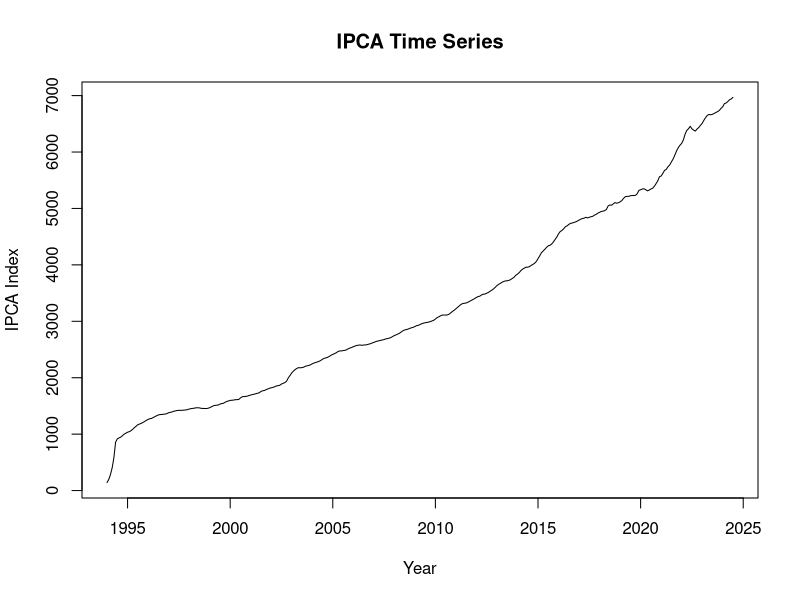
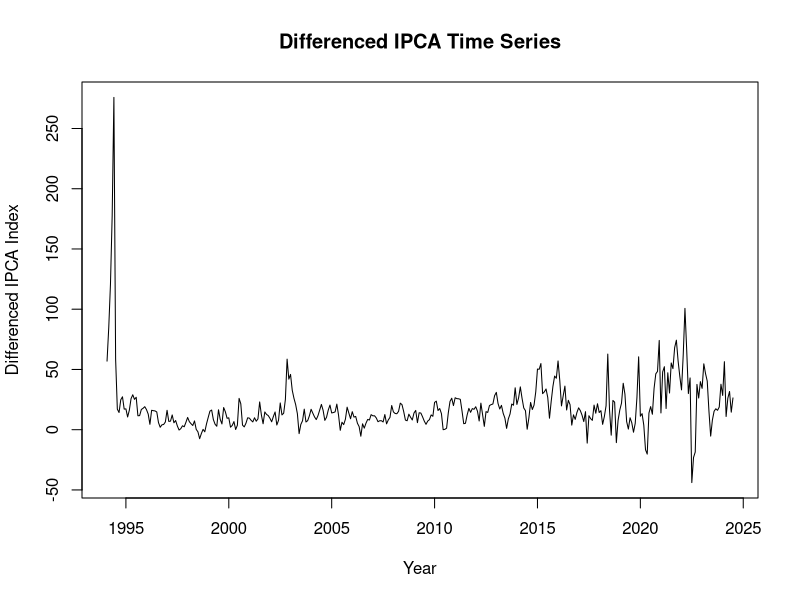
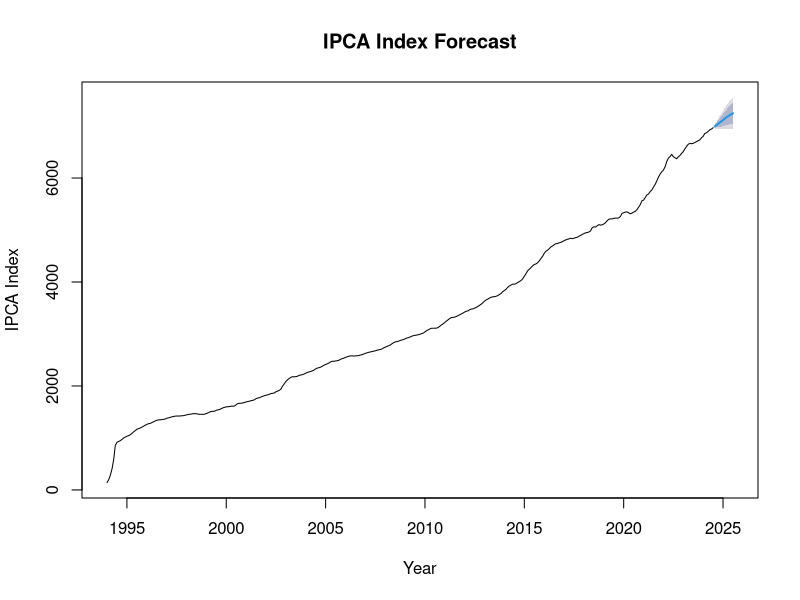

The R script that drew these images, in order:
# Install and load necessary packages
install.packages("forecast")
install.packages("tseries")

library(forecast)
library(tseries)

# Step 1: Load the data
# Assuming the data is stored in a CSV file with columns: Date and IPCA_Index
data <- read.csv("ipca_data.csv")

data

# Step 2: Convert the Date column to Date type and set it as the index
data$Date <- as.Date(data$Date, format="%d/%m/%Y")

head(data$IPCA_Index)

sum(is.na(data$IPCA_Index))

# Step 3: Create a time series object
ipca_ts <- ts(data$IPCA_Index, start=c(1994,1), frequency=12) # Monthly data starting from 1994

# Step 4: Plot the time series to visualize it
plot(ipca_ts, main="IPCA Time Series", ylab="IPCA Index", xlab="Year")

# Step 5: Check for stationarity using Augmented Dickey-Fuller test
adf_test <- adf.test(ipca_ts)
print(adf_test)

# Step 6: Differencing if necessary to make the series stationary
ipca_diff <- diff(ipca_ts, differences=1)
plot(ipca_diff, main="Differenced IPCA Time Series", ylab="Differenced IPCA Index", xlab="Year")

# Step 7: Fit the ARIMA model
fit <- auto.arima(ipca_ts)

# Step 8: Summarize the model
summary(fit)

# Step 9: Forecast future values
forecast_period <- 12 # Forecast for the next 12 months
forecast_values <- forecast(fit, h=forecast_period)

# Step 10: Plot the forecast
plot(forecast_values, main="IPCA Index Forecast", ylab="IPCA Index", xlab="Year")

# Step 11: Print the forecasted values
print(forecast_values)
